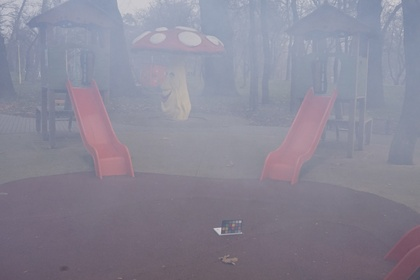
%> input picture 21_outdoor_hazy.JPG, 420 x 280 px, shrunk from 5456 x 3632 before the run
$ octave --eval "result = AGCWD(imread('21_outdoor_hazy.JPG'));"   (GNU Octave 9; MATLAB toolbox functions it lacks are replaced by stand-ins)
%> lines starting %> are read from the running program, lines starting %| are printed output that depends on the picture
function enhanced_image = AGCWD(input_image,varargin)
%AGCWD implemenation code for Efficient contrast enhancement Using
%adaptive gamma correction with weighting distribution
%implementation of image contrast enhancment method in paper:https://ieeexplore.ieee.org/document/6336819/
%--------------------------------------------------------------------------
%   Inputs:
%          input_image: can be either gray image or colorful image
%          parameter  : (optional) weighting parameter for the histogram
%          can be [0,1]. Default is 0.5
%
weighting_parameter=0.5;
if(length(varargin)==1)
    weighting_parameter=varargin{1};
end

image = input_image;

%if the input image is colorful, extract it's V channel (HSV color model)
is_colorful = size(input_image,3)>1;
if(is_colorful)
    image=extractValueChannel(input_image);
end


%get the pdf of an image
pdf=get_pdf(image);

%modify the pdf
    %get min and max of pdf
    Max=max(pdf);
    Min=min(pdf);
pdf_w = Max*(((pdf-Min)/(Max - Min)).^weighting_parameter);

%get the cdf of the wieghted pdf
cdf_w=cumsum(pdf_w)/sum(pdf_w);

%create the transformation function
l = (0:255);
l_max = 255;% maximum
for i=1:256
    l(i)=l_max * (l(i)/l_max)^(1-cdf_w(i));
end
l=uint8(l);

enhanced_image = image;

%apply the new transformation to the image
[height, width] = size(image);
for i = 1:height
    for j = 1:width
        intensity = enhanced_image(i,j);
        enhanced_image(i,j) = l(intensity+1);
    end
end
if(is_colorful) % if the image is colorful then add the enhanced gray image to the colofrul image
    enhanced_image = setValueChannel(input_image,enhanced_image);
end

end
% *************** helper functions ********************
function valueChannel=extractValueChannel(color_image)
%get the value channel from colorful image
valueChannel = rgb2hsv(color_image);
valueChannel = valueChannel(:,:,3) * 255;
valueChannel = uint8(valueChannel);
end

function pdf = get_pdf(image)
%get the probability density function of an image
% Get histogram:
[pixelCounts, ~] = imhist(image);
% Compute probability density function:
pdf = pixelCounts / numel(image);

end

function color_image = setValueChannel(color_image, value_channel)
%add the enhanced value_channel to a colorful image
value_channel = double(value_channel);
value_channel = value_channel / 255;
color_image = rgb2hsv(color_image);
color_image(:,:,3) = value_channel;
color_image = uint8(round(hsv2rgb(color_image)*255));
end
%> in AGCWD, image is the input picture: size 280x420x3 uint8; mean R, G, B 137.6, 134.9, 150
%> in extractValueChannel, `valueChannel = rgb2hsv(color_image);`: valueChannel: size 280x420x3 double; mean H, S, V 0.705, 0.124, 0.593
%> in extractValueChannel, `valueChannel = valueChannel(:,:,3) * 255;`:
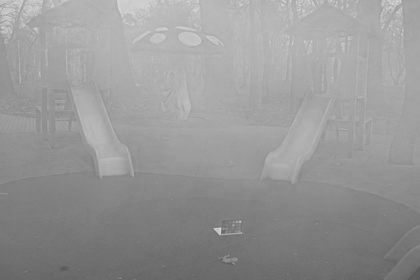
%> valueChannel: size 280x420 double; min 88, max 217, mean 151.1
%> in get_pdf, `[pixelCounts, ~] = imhist(image);`: pixelCounts = 256 values, max 2312 at index 168, min 0 at index 1, mean 459.4
%> in get_pdf, `pdf = pixelCounts / numel(image);`: pdf = 256 values, max 0.0197 at index 168, min 0 at index 1, mean 0.00391
%> in AGCWD, `Max=max(pdf);`: Max = 0.0197
%> in AGCWD, `Min=min(pdf);`: Min = 0
%> in AGCWD, `pdf_w = Max*(((pdf-Min)/(Max - Min)).^weighting_parameter);`: pdf_w = 256 values, max 0.0197 at index 168, min 0 at index 1, mean 0.00538
%> in AGCWD, `cdf_w=cumsum(pdf_w)/sum(pdf_w);`: cdf_w = 256 values from 0 to 1
%> after the loop in AGCWD, `for i=1:256`: l = 256 values from 0 to 255
%> after the loop in AGCWD, `for i = 1:height`:
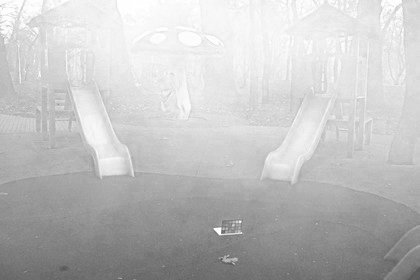
%> enhanced_image: size 280x420 uint8; min 88, max 255, mean 193
%> in setValueChannel, `color_image(:,:,3) = value_channel;`:
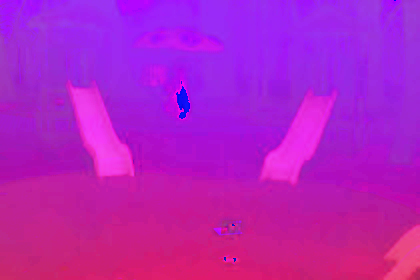
%> color_image: size 280x420x3 double; mean R, G, B 0.705, 0.124, 0.757
%> in setValueChannel, `color_image = uint8(round(hsv2rgb(color_image)*255));`:
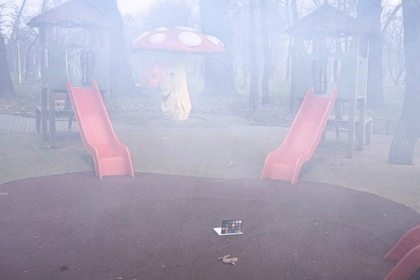
%> color_image: size 280x420x3 uint8; mean R, G, B 175.2, 172.4, 191.5
